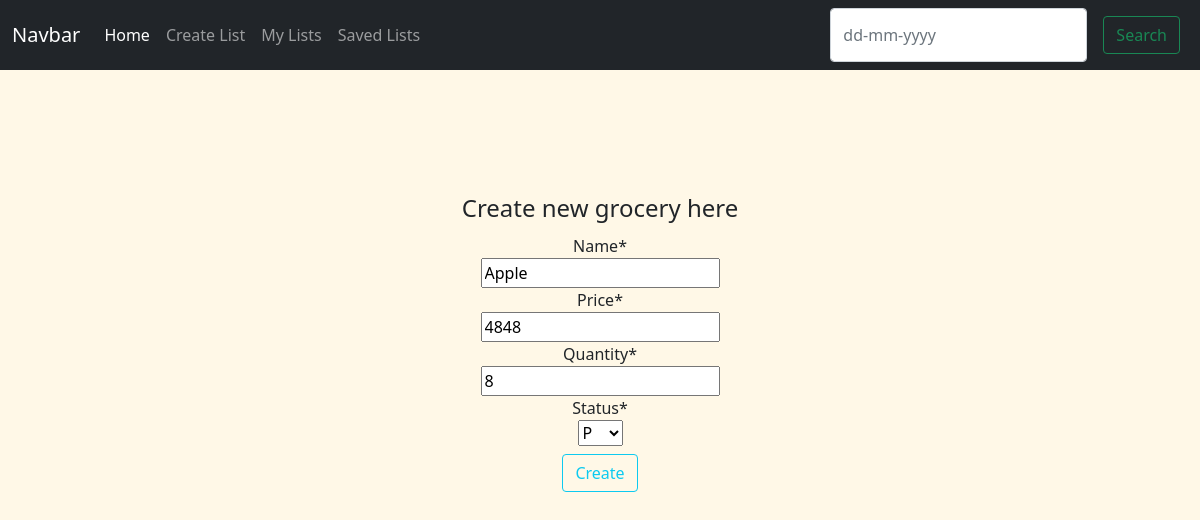
/update-grocery/3/ (signed in), run on an earlier commit of the app's database.
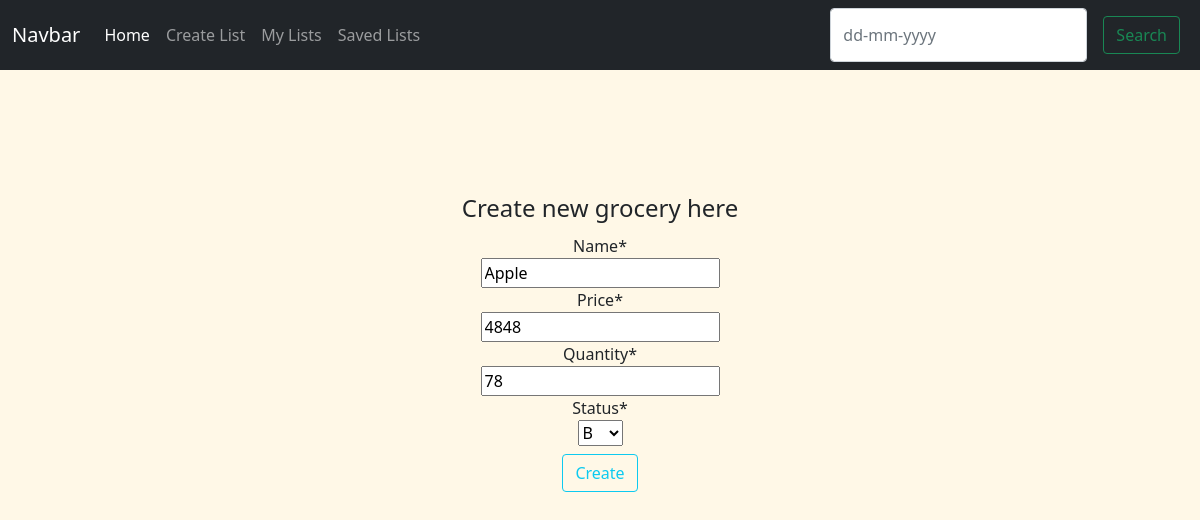
And on a later commit of the database.
### grocery_app/models.py (models this page shows, shortened)
class Grocery(models.Model):
    name = models.CharField(max_length=40)
    price = models.IntegerField(default=0)
    quantity = models.IntegerField(default=0)
    status = models.CharField(max_length=20, default='Pending', choices=choices)
    class Meta:
        verbose_name = 'Groceries'

### grocery_app/views.py (the view)
# urls.py: path('update-grocery/<int:pk>/', views.GroceryUpdateView.as_view(), name='update-grocery'),
class GroceryUpdateView(LoginRequiredMixin, UpdateView):
    login_url = 'login/'
    model = Grocery
    fields = ['name', 'price', 'quantity', 'status']
    success_url = '/'

### grocery_app/templates/grocery_app/grocery_form.html (shortened to what this page needs)
{% extends 'grocery_app/layout.html' %}
{% load crispy_forms_tags %}
{% block body %}
<div class="content-section p-20">
  <form method="POST">
    <fieldset>
      <legend>Create new grocery here</legend>
      {{ form|crispy }}
    </fieldset>
    <div class="form-group">
      <button class="btn btn-outline-info" type="submit">Create</button>
    </div>
  </form>
</div>
{% endblock  %}

What changed in the data, as far as the page shows it:
changed Grocery "Apple": quantity "8" → "78"; status "P" → "B"
